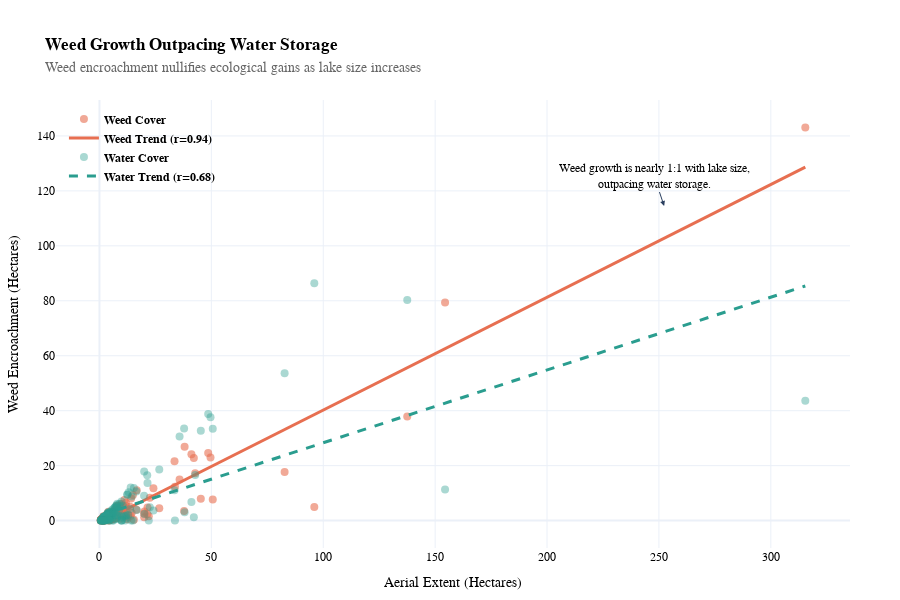

Notebook cell for this chart:
### Code cell
import plotly.graph_objects as go
import numpy as np

# 1. Prepare the data
x = df_mean['potential_ha']
y_weed = df_mean['static_weed_ha']
y_water = df_mean['static_water_ha']
names = df_mean['name']

# Calculate Trends (Linear Regression)
slope_weed, intercept_weed = np.polyfit(x, y_weed, 1)
slope_water, intercept_water = np.polyfit(x, y_water, 1)
x_range = np.linspace(x.min(), x.max(), 100)

# 2. Create Figure
fig = go.Figure()

# Add Weed Data (The Strong Correlation: 0.94)
fig.add_trace(go.Scatter(
    x=x, y=y_weed, text=names, mode='markers', name='<b>Weed Cover</b>',
    marker=dict(color='#E76F51', size=8, opacity=0.6),
    hovertemplate='Lake name: %{text}<br>Lake Size: %{x}ha<br>Weed Area: %{y}ha<extra></extra>'
))
fig.add_trace(go.Scatter(
    x=x_range, y=slope_weed*x_range + intercept_weed,
    line=dict(color='#E76F51', width=3), name='<b>Weed Trend (r=0.94)</b>'
))

# Add Water Data (The Weaker Correlation: 0.68)
fig.add_trace(go.Scatter(
    x=x, y=y_water, text=names, mode='markers', name='<b>Water Cover</b>',
    marker=dict(color='#2A9D8F', size=8, opacity=0.4),
    hovertemplate='Lake name: %{text}<br>Lake Size: %{x}ha<br>Water Area: %{y}ha<extra></extra>'
))
fig.add_trace(go.Scatter(
    x=x_range, y=slope_water*x_range + intercept_water,
    line=dict(color='#2A9D8F', width=3, dash='dash'), name='<b>Water Trend (r=0.68)</b>'
))

# 3. Professional Styling
fig.update_layout(
    title="<b>Weed Growth Outpacing Water Storage</b><br><span style='font-size:14px; color:#666;'>Weed encroachment nullifies ecological gains as lake size increases</span>",
    xaxis_title="Aerial Extent (Hectares)",
    yaxis_title="Weed Encroachment (Hectares)",
    template="plotly_white",
    hovermode="closest",
    legend=dict(yanchor="top", 
                y=0.99, 
                xanchor="left", 
                x=0.01,
                bgcolor="rgba(0,0,0,0)",    
                bordercolor="rgba(0,0,0,0)"),
    font=dict(
            family="sans-serif",
            size=12,
            color="black",
            #weight="bold"
        ),
    margin=dict(l=50, r=50, t=100, b=50),
    height=600
)

# 4. Add Annotation to emphasize the insight
fig.add_annotation(
    x=x.max()*0.8, y=y_weed.max()*0.8,
    text="Weed growth is nearly 1:1 with lake size,<br>outpacing water storage.",
    showarrow=True, arrowhead=2
)

fig

### Figure 1 — Plotly figure (JSON) as saved in the notebook; plotly's stock layout.template omitted (floating-point values rounded to 4 significant figures; data arrays with more than 128 entries replaced by an {"elided": "..."} marker saying what was removed)
{"data": [{"hovertemplate": "Lake name: %{text}<br>Lake Size: %{x}ha<br>Weed Area: %{y}ha<extra></extra>", "marker": {"color": "#E76F51", "opacity": 0.6, "size": 8}, "mode": "markers", "name": "<b>Weed Cover</b>", "text": {"elided": "162 str values"}, "type": "scatter", "x": {"elided": "162 float values"}, "y": {"elided": "162 float values"}}, {"line": {"color": "#E76F51", "width": 3}, "name": "<b>Weed Trend (r=0.94)</b>", "type": "scatter", "x": [0.5545, 3.735, 6.915, 10.1, 13.28, 16.46, 19.64, 22.82, 26.0, 29.18, 32.36, 35.54, 38.72, 41.9, 45.08, 48.26, 51.44, 54.62, 57.8, 60.98, 64.16, 67.34, 70.52, 73.7, 76.88, 80.06, 83.24, 86.42, 89.6, 92.78, 95.96, 99.15, 102.3, 105.5, 108.7, 111.9, 115.0, 118.2, 121.4, 124.6, 127.8, 130.9, 134.1, 137.3, 140.5, 143.7, 146.9, 150.0, 153.2, 156.4, 159.6, 162.8, 165.9, 169.1, 172.3, 175.5, 178.7, 181.8, 185.0, 188.2, 191.4, 194.6, 197.7, 200.9, 204.1, 207.3, 210.5, 213.6, 216.8, 220.0, 223.2, 226.4, 229.5, 232.7, 235.9, 239.1, 242.3, 245.4, 248.6, 251.8, 255.0, 258.2, 261.3, 264.5, 267.7, 270.9, 274.1, 277.2, 280.4, 283.6, 286.8, 290.0, 293.1, 296.3, 299.5, 302.7, 305.9, 309.0, 312.2, 315.4], "y": [-0.6117, 0.6941, 2.0, 3.306, 4.612, 5.917, 7.223, 8.529, 9.835, 11.14, 12.45, 13.75, 15.06, 16.36, 17.67, 18.98, 20.28, 21.59, 22.89, 24.2, 25.5, 26.81, 28.12, 29.42, 30.73, 32.03, 33.34, 34.65, 35.95, 37.26, 38.56, 39.87, 41.17, 42.48, 43.79, 45.09, 46.4, 47.7, 49.01, 50.32, 51.62, 52.93, 54.23, 55.54, 56.84, 58.15, 59.46, 60.76, 62.07, 63.37, 64.68, 65.99, 67.29, 68.6, 69.9, 71.21, 72.51, 73.82, 75.13, 76.43, 77.74, 79.04, 80.35, 81.66, 82.96, 84.27, 85.57, 86.88, 88.18, 89.49, 90.8, 92.1, 93.41, 94.71, 96.02, 97.32, 98.63, 99.94, 101.2, 102.5, 103.9, 105.2, 106.5, 107.8, 109.1, 110.4, 111.7, 113.0, 114.3, 115.6, 116.9, 118.2, 119.5, 120.8, 122.1, 123.4, 124.7, 126.1, 127.4, 128.7]}, {"hovertemplate": "Lake name: %{text}<br>Lake Size: %{x}ha<br>Water Area: %{y}ha<extra></extra>", "marker": {"color": "#2A9D8F", "opacity": 0.4, "size": 8}, "mode": "markers", "name": "<b>Water Cover</b>", "text": {"elided": "162 str values"}, "type": "scatter", "x": {"elided": "162 float values"}, "y": {"elided": "162 float values"}}, {"line": {"color": "#2A9D8F", "dash": "dash", "width": 3}, "name": "<b>Water Trend (r=0.68)</b>", "type": "scatter", "x": [0.5545, 3.735, 6.915, 10.1, 13.28, 16.46, 19.64, 22.82, 26.0, 29.18, 32.36, 35.54, 38.72, 41.9, 45.08, 48.26, 51.44, 54.62, 57.8, 60.98, 64.16, 67.34, 70.52, 73.7, 76.88, 80.06, 83.24, 86.42, 89.6, 92.78, 95.96, 99.15, 102.3, 105.5, 108.7, 111.9, 115.0, 118.2, 121.4, 124.6, 127.8, 130.9, 134.1, 137.3, 140.5, 143.7, 146.9, 150.0, 153.2, 156.4, 159.6, 162.8, 165.9, 169.1, 172.3, 175.5, 178.7, 181.8, 185.0, 188.2, 191.4, 194.6, 197.7, 200.9, 204.1, 207.3, 210.5, 213.6, 216.8, 220.0, 223.2, 226.4, 229.5, 232.7, 235.9, 239.1, 242.3, 245.4, 248.6, 251.8, 255.0, 258.2, 261.3, 264.5, 267.7, 270.9, 274.1, 277.2, 280.4, 283.6, 286.8, 290.0, 293.1, 296.3, 299.5, 302.7, 305.9, 309.0, 312.2, 315.4], "y": [1.981, 2.824, 3.666, 4.509, 5.351, 6.193, 7.036, 7.878, 8.721, 9.563, 10.41, 11.25, 12.09, 12.93, 13.78, 14.62, 15.46, 16.3, 17.15, 17.99, 18.83, 19.67, 20.52, 21.36, 22.2, 23.04, 23.88, 24.73, 25.57, 26.41, 27.25, 28.1, 28.94, 29.78, 30.62, 31.47, 32.31, 33.15, 33.99, 34.84, 35.68, 36.52, 37.36, 38.21, 39.05, 39.89, 40.73, 41.58, 42.42, 43.26, 44.1, 44.95, 45.79, 46.63, 47.47, 48.32, 49.16, 50.0, 50.84, 51.69, 52.53, 53.37, 54.21, 55.06, 55.9, 56.74, 57.58, 58.43, 59.27, 60.11, 60.95, 61.79, 62.64, 63.48, 64.32, 65.16, 66.01, 66.85, 67.69, 68.53, 69.38, 70.22, 71.06, 71.9, 72.75, 73.59, 74.43, 75.27, 76.12, 76.96, 77.8, 78.64, 79.49, 80.33, 81.17, 82.01, 82.86, 83.7, 84.54, 85.38]}], "layout": {"annotations": [{"arrowhead": 2, "showarrow": true, "text": "Weed growth is nearly 1:1 with lake size,<br>outpacing water storage.", "x": 252.3, "y": 114.5}], "font": {"color": "black", "family": "sans-serif", "size": 12}, "height": 600, "hovermode": "closest", "legend": {"bgcolor": "rgba(0,0,0,0)", "bordercolor": "rgba(0,0,0,0)", "x": 0.01, "xanchor": "left", "y": 0.99, "yanchor": "top"}, "margin": {"b": 50, "l": 50, "r": 50, "t": 100}, "title": {"text": "<b>Weed Growth Outpacing Water Storage</b><br><span style='font-size:14px; color:#666;'>Weed encroachment nullifies ecological gains as lake size increases</span>"}, "xaxis": {"title": {"text": "Aerial Extent (Hectares)"}}, "yaxis": {"title": {"text": "Weed Encroachment (Hectares)"}}}}
